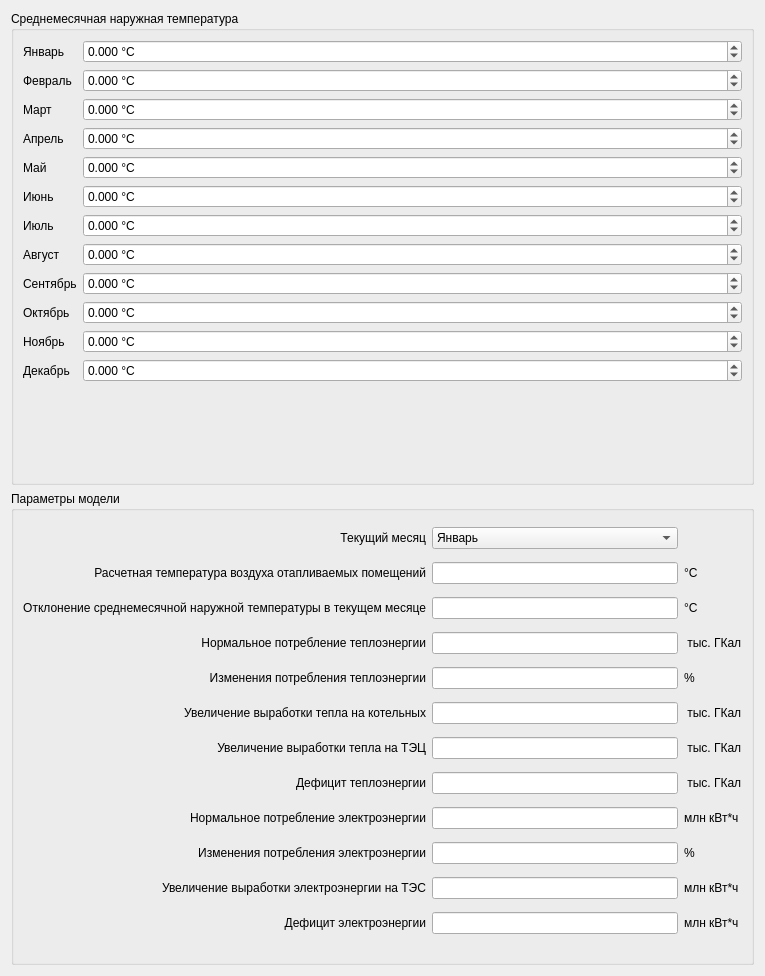
<?xml version="1.0" encoding="UTF-8"?>
<ui version="4.0">
 <class>InputWidget</class>
 <widget class="QWidget" name="InputWidget">
  <property name="geometry">
   <rect>
    <x>0</x>
    <y>0</y>
    <width>765</width>
    <height>976</height>
   </rect>
  </property>
  <property name="windowTitle">
   <string>Form</string>
  </property>
  <layout class="QVBoxLayout" name="verticalLayout">
   <item>
    <widget class="QGroupBox" name="groupBox">
     <property name="sizePolicy">
      <sizepolicy hsizetype="Minimum" vsizetype="Preferred">
       <horstretch>0</horstretch>
       <verstretch>0</verstretch>
      </sizepolicy>
     </property>
     <property name="title">
      <string>Среднемесячная наружная температура</string>
     </property>
     <layout class="QFormLayout" name="formLayout">
      <item row="0" column="0">
       <widget class="QLabel" name="label_2">
        <property name="text">
         <string>Январь</string>
        </property>
       </widget>
      </item>
      <item row="0" column="1">
       <widget class="QDoubleSpinBox" name="January">
        <property name="suffix">
         <string> °C</string>
        </property>
        <property name="decimals">
         <number>3</number>
        </property>
        <property name="minimum">
         <double>-99.989999999999995</double>
        </property>
       </widget>
      </item>
      <item row="1" column="0">
       <widget class="QLabel" name="label_3">
        <property name="text">
         <string>Февраль</string>
        </property>
       </widget>
      </item>
      <item row="1" column="1">
       <widget class="QDoubleSpinBox" name="February">
        <property name="suffix">
         <string> °C</string>
        </property>
        <property name="decimals">
         <number>3</number>
        </property>
        <property name="minimum">
         <double>-99.989999999999995</double>
        </property>
       </widget>
      </item>
      <item row="2" column="0">
       <widget class="QLabel" name="label_4">
        <property name="text">
         <string>Март</string>
        </property>
       </widget>
      </item>
      <item row="2" column="1">
       <widget class="QDoubleSpinBox" name="March">
        <property name="suffix">
         <string> °C</string>
        </property>
        <property name="decimals">
         <number>3</number>
        </property>
        <property name="minimum">
         <double>-99.989999999999995</double>
        </property>
       </widget>
      </item>
      <item row="3" column="0">
       <widget class="QLabel" name="label_5">
        <property name="text">
         <string>Апрель</string>
        </property>
       </widget>
      </item>
      <item row="3" column="1">
       <widget class="QDoubleSpinBox" name="April">
        <property name="suffix">
         <string> °C</string>
        </property>
        <property name="decimals">
         <number>3</number>
        </property>
        <property name="minimum">
         <double>-99.989999999999995</double>
        </property>
       </widget>
      </item>
      <item row="4" column="0">
       <widget class="QLabel" name="label_6">
        <property name="text">
         <string>Май</string>
        </property>
       </widget>
      </item>
      <item row="4" column="1">
       <widget class="QDoubleSpinBox" name="May">
        <property name="suffix">
         <string> °C</string>
        </property>
        <property name="decimals">
         <number>3</number>
        </property>
        <property name="minimum">
         <double>-99.989999999999995</double>
        </property>
       </widget>
      </item>
      <item row="5" column="0">
       <widget class="QLabel" name="label_8">
        <property name="text">
         <string>Июнь</string>
        </property>
       </widget>
      </item>
      <item row="5" column="1">
       <widget class="QDoubleSpinBox" name="June">
        <property name="suffix">
         <string> °C</string>
        </property>
        <property name="decimals">
         <number>3</number>
        </property>
        <property name="minimum">
         <double>-99.989999999999995</double>
        </property>
       </widget>
      </item>
      <item row="6" column="0">
       <widget class="QLabel" name="label_7">
        <property name="text">
         <string>Июль</string>
        </property>
       </widget>
      </item>
      <item row="6" column="1">
       <widget class="QDoubleSpinBox" name="July">
        <property name="suffix">
         <string> °C</string>
        </property>
        <property name="decimals">
         <number>3</number>
        </property>
        <property name="minimum">
         <double>-99.989999999999995</double>
        </property>
       </widget>
      </item>
      <item row="7" column="0">
       <widget class="QLabel" name="label_9">
        <property name="text">
         <string>Август</string>
        </property>
       </widget>
      </item>
      <item row="7" column="1">
       <widget class="QDoubleSpinBox" name="August">
        <property name="suffix">
         <string> °C</string>
        </property>
        <property name="decimals">
         <number>3</number>
        </property>
        <property name="minimum">
         <double>-99.989999999999995</double>
        </property>
       </widget>
      </item>
      <item row="8" column="0">
       <widget class="QLabel" name="label_11">
        <property name="text">
         <string>Сентябрь</string>
        </property>
       </widget>
      </item>
      <item row="8" column="1">
       <widget class="QDoubleSpinBox" name="September">
        <property name="suffix">
         <string> °C</string>
        </property>
        <property name="decimals">
         <number>3</number>
        </property>
        <property name="minimum">
         <double>-99.989999999999995</double>
        </property>
       </widget>
      </item>
      <item row="9" column="0">
       <widget class="QLabel" name="label_10">
        <property name="text">
         <string>Октябрь</string>
        </property>
       </widget>
      </item>
      <item row="9" column="1">
       <widget class="QDoubleSpinBox" name="October">
        <property name="suffix">
         <string> °C</string>
        </property>
        <property name="decimals">
         <number>3</number>
        </property>
        <property name="minimum">
         <double>-99.989999999999995</double>
        </property>
       </widget>
      </item>
      <item row="10" column="0">
       <widget class="QLabel" name="label_12">
        <property name="text">
         <string>Ноябрь</string>
        </property>
       </widget>
      </item>
      <item row="10" column="1">
       <widget class="QDoubleSpinBox" name="November">
        <property name="suffix">
         <string> °C</string>
        </property>
        <property name="decimals">
         <number>3</number>
        </property>
        <property name="minimum">
         <double>-99.989999999999995</double>
        </property>
       </widget>
      </item>
      <item row="11" column="0">
       <widget class="QLabel" name="label_13">
        <property name="text">
         <string>Декабрь</string>
        </property>
       </widget>
      </item>
      <item row="11" column="1">
       <widget class="QDoubleSpinBox" name="December">
        <property name="suffix">
         <string> °C</string>
        </property>
        <property name="decimals">
         <number>3</number>
        </property>
        <property name="minimum">
         <double>-99.989999999999995</double>
        </property>
       </widget>
      </item>
     </layout>
    </widget>
   </item>
   <item>
    <widget class="QGroupBox" name="groupBox_2">
     <property name="font">
      <font>
       <strikeout>false</strikeout>
      </font>
     </property>
     <property name="title">
      <string>Параметры модели</string>
     </property>
     <layout class="QGridLayout" name="gridLayout">
      <item row="0" column="0">
       <widget class="QLabel" name="label">
        <property name="text">
         <string>Текущий месяц</string>
        </property>
        <property name="alignment">
         <set>Qt::AlignRight|Qt::AlignTrailing|Qt::AlignVCenter</set>
        </property>
       </widget>
      </item>
      <item row="0" column="1">
       <widget class="QComboBox" name="month">
        <property name="sizePolicy">
         <sizepolicy hsizetype="Expanding" vsizetype="Fixed">
          <horstretch>0</horstretch>
          <verstretch>0</verstretch>
         </sizepolicy>
        </property>
        <item>
         <property name="text">
          <string>Январь</string>
         </property>
        </item>
        <item>
         <property name="text">
          <string>Февраль</string>
         </property>
        </item>
        <item>
         <property name="text">
          <string>Март</string>
         </property>
        </item>
        <item>
         <property name="text">
          <string>Апрель</string>
         </property>
        </item>
        <item>
         <property name="text">
          <string>Май</string>
         </property>
        </item>
        <item>
         <property name="text">
          <string>Июнь</string>
         </property>
        </item>
        <item>
         <property name="text">
          <string>Июль</string>
         </property>
        </item>
        <item>
         <property name="text">
          <string>Август</string>
         </property>
        </item>
        <item>
         <property name="text">
          <string>Сентябрь</string>
         </property>
        </item>
        <item>
         <property name="text">
          <string>Октябрь</string>
         </property>
        </item>
        <item>
         <property name="text">
          <string>Ноябрь</string>
         </property>
        </item>
        <item>
         <property name="text">
          <string>Декабрь</string>
         </property>
        </item>
       </widget>
      </item>
      <item row="1" column="0">
       <widget class="QLabel" name="label_14">
        <property name="text">
         <string>Расчетная температура воздуха отапливаемых помещений</string>
        </property>
        <property name="alignment">
         <set>Qt::AlignRight|Qt::AlignTrailing|Qt::AlignVCenter</set>
        </property>
       </widget>
      </item>
      <item row="1" column="1">
       <widget class="QLineEdit" name="tvn"/>
      </item>
      <item row="1" column="2">
       <widget class="QLabel" name="label_20">
        <property name="text">
         <string>°C</string>
        </property>
       </widget>
      </item>
      <item row="2" column="0">
       <widget class="QLabel" name="label_15">
        <property name="text">
         <string>Отклонение среднемесячной наружной температуры в текущем месяце</string>
        </property>
        <property name="alignment">
         <set>Qt::AlignRight|Qt::AlignTrailing|Qt::AlignVCenter</set>
        </property>
       </widget>
      </item>
      <item row="2" column="1">
       <widget class="QLineEdit" name="dt"/>
      </item>
      <item row="2" column="2">
       <widget class="QLabel" name="label_24">
        <property name="text">
         <string>°C</string>
        </property>
       </widget>
      </item>
      <item row="3" column="0">
       <widget class="QLabel" name="label_17">
        <property name="text">
         <string>Нормальное потребление теплоэнергии</string>
        </property>
        <property name="alignment">
         <set>Qt::AlignRight|Qt::AlignTrailing|Qt::AlignVCenter</set>
        </property>
       </widget>
      </item>
      <item row="3" column="1">
       <widget class="QLineEdit" name="bnt"/>
      </item>
      <item row="3" column="2">
       <widget class="QLabel" name="label_25">
        <property name="text">
         <string> тыс. ГКал</string>
        </property>
       </widget>
      </item>
      <item row="4" column="0">
       <widget class="QLabel" name="label_19">
        <property name="text">
         <string>Изменения потребления теплоэнергии</string>
        </property>
        <property name="alignment">
         <set>Qt::AlignRight|Qt::AlignTrailing|Qt::AlignVCenter</set>
        </property>
       </widget>
      </item>
      <item row="4" column="1">
       <widget class="QLineEdit" name="dbt">
        <property name="toolTip">
         <string/>
        </property>
        <property name="toolTipDuration">
         <number>-1</number>
        </property>
        <property name="whatsThis">
         <string/>
        </property>
        <property name="text">
         <string comment="Знак процента указывать не нужно"/>
        </property>
       </widget>
      </item>
      <item row="4" column="2">
       <widget class="QLabel" name="label_16">
        <property name="text">
         <string>%</string>
        </property>
       </widget>
      </item>
      <item row="5" column="0">
       <widget class="QLabel" name="label_21">
        <property name="text">
         <string>Увеличение выработки тепла на котельных</string>
        </property>
        <property name="alignment">
         <set>Qt::AlignRight|Qt::AlignTrailing|Qt::AlignVCenter</set>
        </property>
       </widget>
      </item>
      <item row="5" column="1">
       <widget class="QLineEdit" name="dtk"/>
      </item>
      <item row="5" column="2">
       <widget class="QLabel" name="label_26">
        <property name="text">
         <string> тыс. ГКал</string>
        </property>
       </widget>
      </item>
      <item row="6" column="0">
       <widget class="QLabel" name="label_22">
        <property name="text">
         <string>Увеличение выработки тепла на ТЭЦ</string>
        </property>
        <property name="alignment">
         <set>Qt::AlignRight|Qt::AlignTrailing|Qt::AlignVCenter</set>
        </property>
       </widget>
      </item>
      <item row="6" column="1">
       <widget class="QLineEdit" name="dtt"/>
      </item>
      <item row="6" column="2">
       <widget class="QLabel" name="label_28">
        <property name="text">
         <string> тыс. ГКал</string>
        </property>
       </widget>
      </item>
      <item row="7" column="0">
       <widget class="QLabel" name="label_23">
        <property name="text">
         <string>Дефицит теплоэнергии</string>
        </property>
        <property name="alignment">
         <set>Qt::AlignRight|Qt::AlignTrailing|Qt::AlignVCenter</set>
        </property>
       </widget>
      </item>
      <item row="7" column="1">
       <widget class="QLineEdit" name="bdeft"/>
      </item>
      <item row="7" column="2">
       <widget class="QLabel" name="label_32">
        <property name="text">
         <string> тыс. ГКал</string>
        </property>
       </widget>
      </item>
      <item row="8" column="0">
       <widget class="QLabel" name="label_27">
        <property name="text">
         <string>Нормальное потребление электроэнергии</string>
        </property>
        <property name="alignment">
         <set>Qt::AlignRight|Qt::AlignTrailing|Qt::AlignVCenter</set>
        </property>
       </widget>
      </item>
      <item row="8" column="1">
       <widget class="QLineEdit" name="bne"/>
      </item>
      <item row="8" column="2">
       <widget class="QLabel" name="label_33">
        <property name="text">
         <string>млн кВт*ч</string>
        </property>
       </widget>
      </item>
      <item row="9" column="0">
       <widget class="QLabel" name="label_29">
        <property name="text">
         <string>Изменения потребления электроэнергии</string>
        </property>
        <property name="alignment">
         <set>Qt::AlignRight|Qt::AlignTrailing|Qt::AlignVCenter</set>
        </property>
       </widget>
      </item>
      <item row="9" column="1">
       <widget class="QLineEdit" name="dbe"/>
      </item>
      <item row="9" column="2">
       <widget class="QLabel" name="label_18">
        <property name="text">
         <string>%</string>
        </property>
       </widget>
      </item>
      <item row="10" column="0">
       <widget class="QLabel" name="label_30">
        <property name="text">
         <string>Увеличение выработки электроэнергии на ТЭС</string>
        </property>
        <property name="alignment">
         <set>Qt::AlignRight|Qt::AlignTrailing|Qt::AlignVCenter</set>
        </property>
       </widget>
      </item>
      <item row="10" column="1">
       <widget class="QLineEdit" name="det"/>
      </item>
      <item row="10" column="2">
       <widget class="QLabel" name="label_34">
        <property name="text">
         <string>млн кВт*ч</string>
        </property>
       </widget>
      </item>
      <item row="11" column="0">
       <widget class="QLabel" name="label_31">
        <property name="text">
         <string>Дефицит электроэнергии</string>
        </property>
        <property name="alignment">
         <set>Qt::AlignRight|Qt::AlignTrailing|Qt::AlignVCenter</set>
        </property>
       </widget>
      </item>
      <item row="11" column="1">
       <widget class="QLineEdit" name="bdefe"/>
      </item>
      <item row="11" column="2">
       <widget class="QLabel" name="label_35">
        <property name="text">
         <string>млн кВт*ч</string>
        </property>
       </widget>
      </item>
     </layout>
    </widget>
   </item>
  </layout>
 </widget>
 <resources/>
 <connections/>
</ui>
